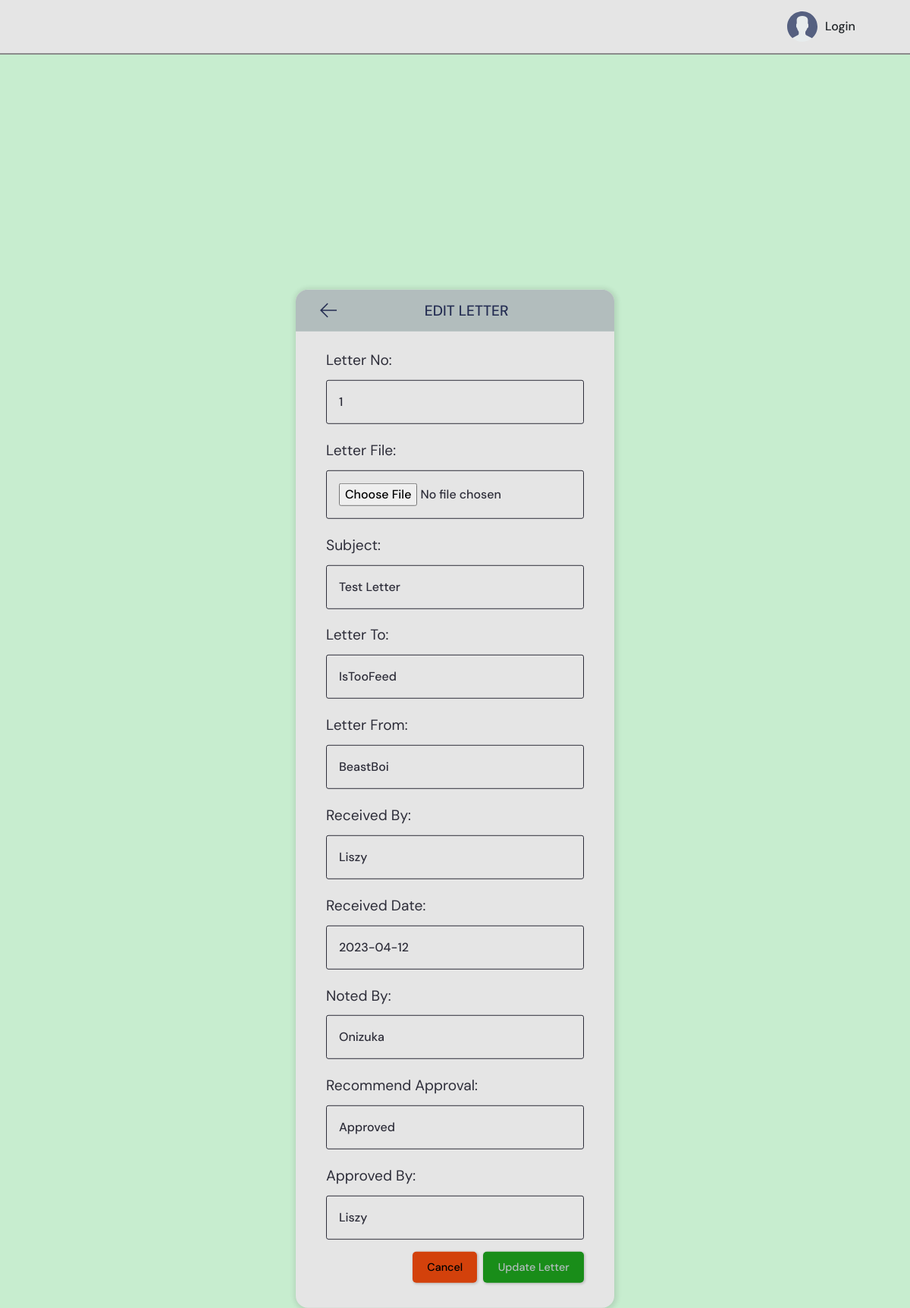
The page /edit-letter/1/ on the database its author committed.
### home/models.py (models this page shows, shortened)
class CommLetter(models.Model):
    letter_no = models.CharField(max_length=10, primary_key=True)
    letter_file = models.FileField(null=True, blank=True)
    letter_subject = models.CharField(max_length=255, null=True, blank=True)
    letter_to = models.CharField(max_length=100, null=True, blank=True)
    letter_from = models.CharField(max_length=100, null=True, blank=True)
    letter_received_by = models.CharField(max_length=100, null=True, blank=True)
    letter_received_date = models.DateField(null=True, blank=True)
    letter_noted_by = models.CharField(max_length=100, null=True, blank=True)
    letter_recom_approval = models.CharField(max_length=100, null=True, blank=True)
    letter_approved_by = models.CharField(max_length=100, null=True, blank=True)
    created_at = models.DateTimeField(auto_now_add=True)
    created_by = models.CharField(max_length=100, null=True, blank=True)
    modified_at = models.DateTimeField(auto_now=True)
    modified_by = models.CharField(max_length=100, null=True, blank=True)
    class Meta:
        ordering = ['-created_at']

### home/views.py (the view, shortened to what this page needs)
# urls.py: path('edit-letter/<str:pk>/', views.edit_letter, name="edit-letter"),
def edit_letter(request, pk):
    letter = CommLetter.objects.get(letter_no=pk)
    form = LetterForm(instance=letter)
    user = request.user
    data = request.POST
    context = {
        'navbar': 'letters',
        'form': form,
        'data': data,
        'letter': letter
    }
    return render(request, 'home/edit_letter.html', context)

### home/forms.py
class LetterForm(ModelForm):
    letter_file = FileField(required=False, widget=FileInput)
    letter_received_date = DateField(required=False, input_formats=['%Y-%m-%d'], widget=DateInput())
    class Meta:
        model = CommLetter
        fields = ['letter_file', 'letter_received_date']

### templates/home/edit_letter.html (shortened to what this page needs)
{% extends 'index.html' %}
{% load static %}
{% block css %}
<link
	rel="stylesheet"
	href="https://cdnjs.cloudflare.com/ajax/libs/datepicker/0.6.5/datepicker.min.css"
/>
{% endblock css %}
{% block content %}
<main>
	<div class="formwrapper letter_formwrapper">
		<div class="create-room layout">
			<div class="formcontainer">
				<div class="form__box letter_form_box">
					<div class="form__top">
						<div class="room__topleft">
							<a href="{% url 'comm-letters' %}">
								<svg version="1.1" xmlns="http://www.w3.org/2000/svg" width="32" height="32" viewBox="0 0 32 32">
									<title>arrow-left</title>
									<path
										d="M13.723 2.286l-13.723 13.714 13.719 13.714 1.616-1.611-10.96-10.96h27.625v-2.286h-27.625l10.965-10.965-1.616-1.607z"
									></path>
								</svg>
							</a>
						</div>
						<h3>Edit Letter</h3>
					</div>
					<div class="layout__body">
						<form action="" class="modalform" method="POST" enctype="multipart/form-data">
							<div class="modalform__group">
								<label for="letter_no">Letter No:</label>
								<input type="text" id="letter_no" name="letter_no" value="{{letter.letter_no}}" />
							</div>
							<div class="modalform__group">
								<label for="letter_file">Letter File:</label>
								{{form.letter_file}}
							</div>
							<div class="modalform__group">
								<label for="letter_subject">Subject:</label>
								<input type="text" id="letter_subject" name="letter_subject" value="{{letter.letter_subject}}" />
							</div>
							<div class="modalform__group">
								<label for="letter_to">Letter To:</label>
								<input type="text" id="letter_to" name="letter_to" value="{{letter.letter_to}}" />
							</div>
							<div class="modalform__group">
								<label for="letter_from">Letter From:</label>
								<input type="text" id="letter_from" name="letter_from" value="{{letter.letter_from}}" />
							</div>
							<div class="modalform__group">
								<label for="letter_received_by">Received By:</label>
								<input type="text" id="letter_received_by" name="letter_received_by" value="{{letter.letter_received_by}}" />
							</div>
							<div class="modalform__group">
								<label for="letter_received_date">Received Date:</label>
								{{form.letter_received_date}}
							</div>
							<div class="modalform__group">
								<label for="letter_noted_by">Noted By:</label>
								<input type="text" id="letter_noted_by" name="letter_noted_by" value="{{letter.letter_noted_by}}" />
							</div>
							<div class="modalform__group">
								<label for="letter_recom_approval">Recommend Approval:</label>
								<input type="text" id="letter_recom_approval" name="letter_recom_approval" value="{{letter.letter_recom_approval}}" />
							</div>
							<div class="modalform__group">
								<label for="letter_approved_by">Approved By:</label>
								<input type="text" id="letter_approved_by" name="letter_approved_by" value="{{letter.letter_approved_by}}" />
							</div>
							<div class="modalform__action">
								<a class="modalbtn modalbtn--dark" href="{% url 'comm-letters' %}">Cancel</a>
								<button class="modalbtn modalbtn--main" type="submit">Update Letter</button>
							</div>
						</form>
					</div>
				</div>
			</div>
		</div>
	</div>
</main>
 {% endblock content %}

### static/css/style.css (style rules this page uses)
:root { --clr-primary-400: hsl(228, 39%, 23%); --clr-white-500: #e1f6fb; --clr-white: #e5e5e5; --clr-gray: #8b8b8b; --clr-dark-gray: hwb(0 26% 74%); --clr-green-100: #75cb98; --clr-green-200: #5dd693; --clr-green-300: #66b366; --clr-green-400: #00b300; --clr-green-500: #198d19; --clr-green-600: #008000; --clr-green-700: #0f5132; }
*, *::before, *::after { box-sizing: border-box; }
* { margin: 0; padding: 0; font: inherit; }
html, body { position: relative; min-height: 100vh; }
body { font-family: "DM Sans", -apple-system, BlinkMacSystemFont, "Segoe UI", Roboto, Oxygen, Ubuntu, Cantarell, "Open Sans", "Helvetica Neue", sans-serif; text-rendering: optimizeSpeed; line-height: 1.5; background-color: #94dda485; }
a:not([class]) { text-decoration-skip-ink: auto; }
a { text-decoration: none; }
img, picture, svg { max-width: 100%; display: block; }
main { padding-bottom: 370px; }
.formwrapper { color: #b2bdbd; min-height: 100vh; }
.layout__body { justify-content: center; align-items: center; margin: 1.5rem; }
.formcontainer { max-width: 120rem; width: 90%; }
.form__box { width: 35%; max-width: 48rem; position: absolute; top: 90%; left: 50%; transform: translate(-50%, -50%); background-color: var(--clr-white); border-radius: 1rem; box-shadow: 1px 1px 6px 3px rgba(0, 0, 0, 0.1); overflow: hidden; }
.form__top { background: #b2bdbd; color: var(--clr-primary-400); display: flex; justify-content: space-between; text-align: center; align-items: center; padding: 1rem 0 1rem; position: relative; text-transform: uppercase; }
.form__top h3 { margin: auto; font-size: 1.2rem; font-family: "DM Sans", -apple-system, BlinkMacSystemFont, "Segoe UI", Roboto, Oxygen, Ubuntu, Cantarell, "Open Sans", "Helvetica Neue", sans-serif; }
.form__top svg { margin-left: 2rem; margin-right: -1.5rem; width: 1.4rem; height: 1.4rem; fill: var(--clr-primary-400); cursor: pointer; justify-content: center; }
.modalform__group { margin-bottom: 1rem; width: 100%; padding: 0 1rem 0 1rem; }
.modalform__group label { display: block; font-size: 1.2rem; margin-bottom: 0.7rem; margin-top: 1.3rem; color: #2d2d39; }
.modalform__group input, .modalform__group textarea { background: transparent; border: 1px solid #2d2d39; padding: 1rem; border-radius: 3px; width: 100%; color: #2d2d39; font-weight: 500; outline: none; font-family: "DM Sans", -apple-system, BlinkMacSystemFont, "Segoe UI", Roboto, Oxygen, Ubuntu, Cantarell, "Open Sans", "Helvetica Neue", sans-serif; font-size: 1rem; }
.modalform__action { display: flex; justify-content: flex-end; gap: 0.5rem; padding: 0 1rem 0.6rem 0; }
.modalform__action a { color: #000; }
.modalbtn { background-color: transparent; border: none; display: inline-flex; align-items: center; gap: 1rem; cursor: pointer; transition: all ease-in-out 0.3s; padding: 0.6rem 1.2rem; border-radius: 5px; font-size: 90%; box-shadow: 1px 1px 3px 1px rgba(0, 0, 0, 0.15); font-weight: 500; font-family: "DM Sans", -apple-system, BlinkMacSystemFont, "Segoe UI", Roboto, Oxygen, Ubuntu, Cantarell, "Open Sans", "Helvetica Neue", sans-serif; }
.modalbtn--main { background-color: #198d19; color: #b2bdbd; }
.modalbtn--dark { background-color: #d3410b; color: var(--clr-white); }
@media (min-width: 768px) { :root { --fs-2: 6rem; --fs-3: 5.5rem; } }
@media (min-width: 992px) { :root { --fs-3: 7rem; } }

### rows shown on the page
CommLetter: letter_no "1", letter_subject "Test Letter", letter_to "IsTooFeed", letter_from "BeastBoi", letter_received_by "Liszy", letter_received_date "2023-04-12", letter_noted_by "Onizuka", letter_recom_approval "Approved", letter_approved_by "Liszy"
